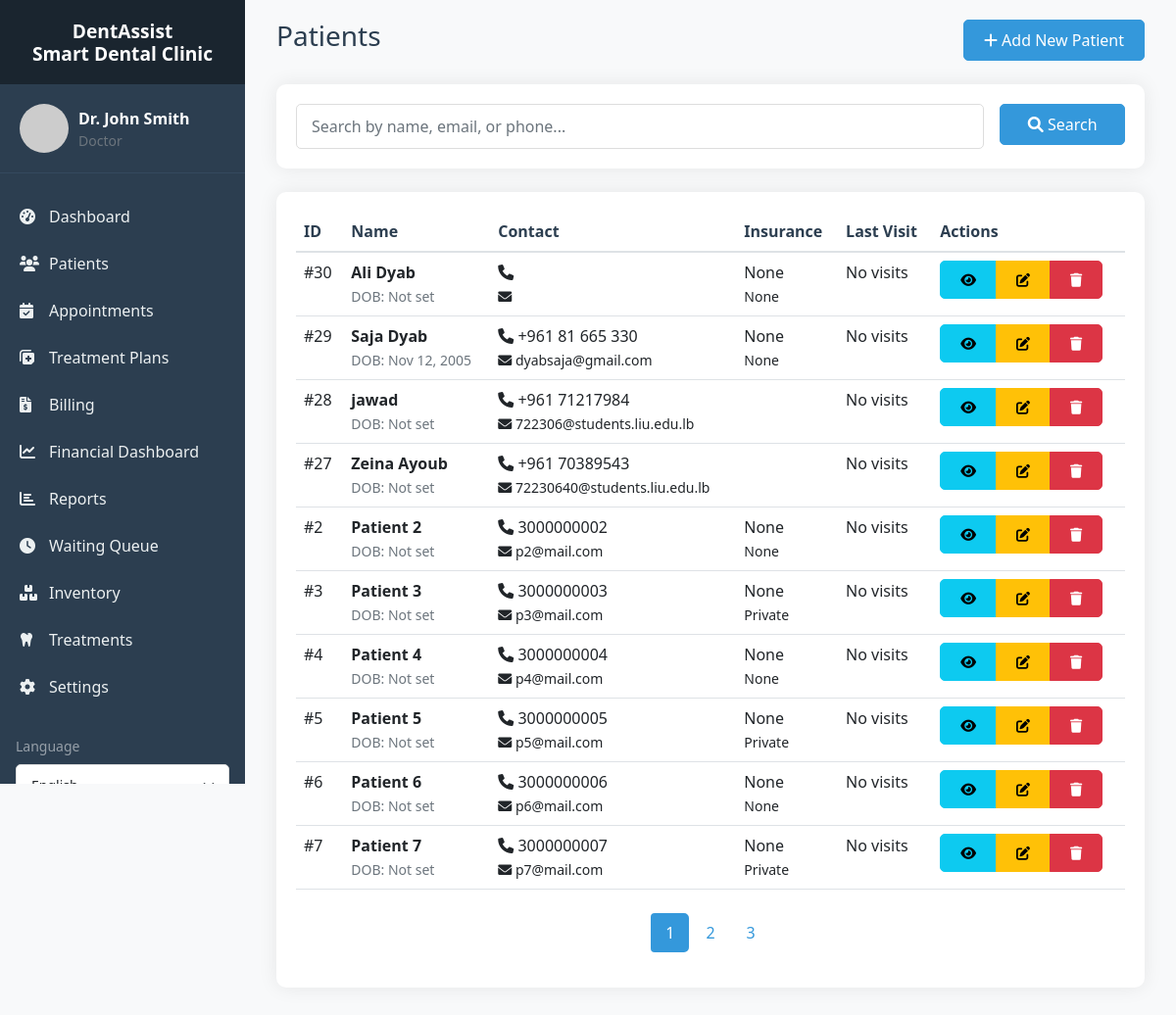
Page /patients/index.php (signed in) on the committed database.
### tables this page shows
CREATE TABLE `patients` (
  `id` int(11) NOT NULL,
  `user_id` int(11) DEFAULT NULL,
  `full_name` varchar(100) NOT NULL,
  `date_of_birth` date DEFAULT NULL,
  `gender` enum('male','female','other') DEFAULT NULL,
  `phone` varchar(20) DEFAULT NULL,
  `email` varchar(100) DEFAULT NULL,
  `emergency_contact_name` varchar(100) DEFAULT NULL,
  `emergency_contact_phone` varchar(20) DEFAULT NULL,
  `emergency_contact_relation` varchar(50) DEFAULT NULL,
  `insurance_provider` varchar(100) DEFAULT NULL,
  `insurance_id` varchar(50) DEFAULT NULL,
  `insurance_type` enum('Private','Social Security','Medicaid','None') DEFAULT 'None',
  `insurance_coverage` int(11) DEFAULT 0,
  `medical_history` text DEFAULT NULL,
  `allergies` text DEFAULT NULL,
  `current_medications` text DEFAULT NULL,
  `past_surgeries` text DEFAULT NULL,
  `chronic_conditions` text DEFAULT NULL,
  `dental_history` text DEFAULT NULL,
  `previous_dentist` varchar(100) DEFAULT NULL,
  `last_visit_date` date DEFAULT NULL,
  `address_line1` varchar(255) DEFAULT NULL,
  `address_line2` varchar(255) DEFAULT NULL,
  `address` varchar(500) DEFAULT NULL,
  `city` varchar(100) DEFAULT NULL,
  `state` varchar(50) DEFAULT NULL,
  `postal_code` varchar(20) DEFAULT NULL,
  `country` varchar(50) DEFAULT 'USA',
  `points` int(11) DEFAULT 0,
  `subscription_type` enum('none','basic','premium','family') DEFAULT 'none',
  `subscription_start_date` date DEFAULT NULL,
  `subscription_end_date` date DEFAULT NULL,
  `referral_code` varchar(20) DEFAULT NULL,
  `referred_by` int(11) DEFAULT NULL,
  `created_at` timestamp NOT NULL DEFAULT current_timestamp(),
  `updated_at` timestamp NOT NULL DEFAULT current_timestamp() ON UPDATE current_timestamp(),
  `created_by` int(11) DEFAULT NULL,
  `subscription_status` enum('none','pending','active','expired') DEFAULT 'none'
);

### includes/db.php (called while the page is built, shortened)
<?php
class Database {
    private $host = DB_HOST;
    private $user = DB_USER;
    private $pass = DB_PASS;
    private $dbname = DB_NAME;
    private $conn;
    private static $instance = null;
    private function __construct() {
        try {
            $this->conn = new mysqli($this->host, $this->user, $this->pass, $this->dbname);
            $this->conn->set_charset("utf8mb4");
        } catch (Exception $e) {
            die("Database connection error: " . $e->getMessage());
        }
    }
    public static function getInstance() {
        if (self::$instance == null) {
            self::$instance = new Database();
        }
        return self::$instance;
    }
    public function query($sql, $params = [], $types = "") {
        $stmt = $this->conn->prepare($sql);
        if (!empty($params)) {
            if (empty($types)) {
                $types = $this->determineTypes($params);
            }
            $stmt->bind_param($types, ...$params);
        }
        $stmt->execute();
        return $stmt;
    }
    private function determineTypes($params) {
        $types = '';
        foreach ($params as $param) {
            if (is_int($param)) {
                $types .= 'i';
            } elseif (is_float($param)) {
                $types .= 'd';
            } elseif (is_string($param)) {
                $types .= 's';
            } else {
                $types .= 'b';
            }
        }
        return $types;
    }
    public function fetchOne($sql, $params = [], $types = "") {
        $stmt = $this->query($sql, $params, $types);
        $result = $stmt->get_result();
        if ($result && $result->num_rows > 0) {
            return $result->fetch_assoc();
        }
        return null;
    }
    public function fetchAll($sql, $params = [], $types = "") {
        $stmt = $this->query($sql, $params, $types);
        $result = $stmt->get_result();
        if ($result) {
            return $result->fetch_all(MYSQLI_ASSOC);
        }
        return [];
    }
}
?>

### includes/functions.php (called while the page is built, shortened)
<?php
require_once 'db.php';
function normalizePatientOptionalDate($value): ?string
{
    if ($value === null) {
        return null;
    }
    $v = trim((string) $value);
    if ($v === '' || $v === '0000-00-00' || $v === '0000-00-00 00:00:00' || preg_match('/^0000-\d{2}-\d{2}/', $v)) {
        return null;
    }
    return $v;
}
function patientHasLastVisitDate($value): bool
{
    return normalizePatientOptionalDate($value) !== null;
}
function formatDate($date, $format = 'M d, Y')
{
    if (empty($date) || is_null($date)) {
        return 'Not set';
    }
    $s = trim((string) $date);
    if ($s === '' || $s === '0000-00-00' || $s === '0000-00-00 00:00:00' || preg_match('/^0000-\d{2}-\d{2}/', $s)) {
        return 'Not set';
    }
    try {
        $dateObj = new DateTime($date);
        $y = (int) $dateObj->format('Y');
        return $dateObj->format($format);
    } catch (Exception $e) {
        return 'Not set';
    }
}

### patients/index.php (the view, shortened to what this page needs)
<?php
require_once '../includes/db.php';
require_once '../includes/functions.php';
$db = Database::getInstance();
$search = $_GET['search'] ?? '';
$page = $_GET['page'] ?? 1;
$limit = 10;
$offset = ($page - 1) * $limit;
$where = '';
$params = [];
$types = '';
$totalQuery = "SELECT COUNT(*) as count FROM patients $where";
$totalResult = $db->fetchOne($totalQuery, $params, $types);
$total = $totalResult['count'];
$totalPages = ceil($total / $limit);
$query = "SELECT * FROM patients $where ORDER BY created_at DESC LIMIT ? OFFSET ?";
$allParams = array_merge($params, [$limit, $offset]);
$allTypes = $types . "ii";
$patients = $db->fetchAll($query, $allParams, $allTypes);
include '../layouts/header.php';
?>
<div class="container-fluid">
    <div class="d-flex justify-content-between align-items-center mb-4">
        <h1 class="h3">Patients</h1>
        <a href="add.php" class="btn btn-primary">
            <i class="fas fa-plus"></i> Add New Patient
        </a>
    </div>
    <div class="card mb-4">
        <div class="card-body">
            <form method="GET" class="row g-3">
                <div class="col-md-10">
                    <input type="text"
                           class="form-control"
                           name="search"
                           placeholder="Search by name, email, or phone..."
                           value="<?php echo htmlspecialchars($search); ?>">
                </div>
                <div class="col-md-2">
                    <button type="submit" class="btn btn-primary w-100">
                        <i class="fas fa-search"></i> Search
                    </button>
                </div>
            </form>
        </div>
    </div>
    <div class="card">
        <div class="card-body">
            <div class="table-responsive">
                <table class="table table-hover">
                    <thead>
                        <tr>
                            <th>ID</th>
                            <th>Name</th>
                            <th>Contact</th>
                            <th>Insurance</th>
                            <th>Last Visit</th>
                            <th>Actions</th>
                        </tr>
                    </thead>
                    <tbody>
                        <?php if (empty($patients)): ?>
                            <tr>
                                <td colspan="6" class="text-center">No patients found</td>
                            </tr>
                        <?php else: ?>
                            <?php foreach ($patients as $patient): ?>
                                <tr>
                                    <td>#<?php echo $patient['id']; ?></td>
                                    <td>
                                        <strong><?php echo htmlspecialchars($patient['full_name']); ?></strong><br>
                                        <small class="text-muted">
                                            DOB: <?php echo formatDate($patient['date_of_birth'], 'M d, Y'); ?>
                                        </small>
                                    </td>
                                    <td>
                                        <i class="fas fa-phone"></i> <?php echo $patient['phone']; ?><br>
                                        <small><i class="fas fa-envelope"></i> <?php echo $patient['email']; ?></small>
                                    </td>
                                    <td>
                                        <?php echo $patient['insurance_provider'] ?? 'None'; ?><br>
                                        <small><?php echo $patient['insurance_type'] ?? '-'; ?></small>
                                    </td>
                                    <td>
                                        <?php echo patientHasLastVisitDate($patient['last_visit_date'] ?? null)
                                            ? htmlspecialchars(formatDate(normalizePatientOptionalDate($patient['last_visit_date'] ?? null)))
                                            : 'No visits'; ?>
                                    </td>
                                    <td>
                                        <div class="btn-group" role="group">
                                            <a href="view.php?id=<?php echo $patient['id']; ?>"
                                               class="btn btn-sm btn-info" title="View">
                                                <i class="fas fa-eye"></i>
                                            </a>
                                            <a href="edit.php?id=<?php echo $patient['id']; ?>"
                                               class="btn btn-sm btn-warning" title="Edit">
                                                <i class="fas fa-edit"></i>
                                            </a>
                                            <button type="button"
                                                    class="btn btn-sm btn-danger"
                                                    onclick="deletePatient(<?php echo $patient['id']; ?>)"
                                                    title="Delete">
                                                <i class="fas fa-trash"></i>
                                            </button>
                                        </div>
                                    </td>
                                </tr>
                            <?php endforeach; ?>
                        <?php endif; ?>
                    </tbody>
                </table>
            </div>
            <?php if ($totalPages > 1): ?>
                <nav class="mt-4">
                    <ul class="pagination justify-content-center">
                        <?php for ($i = 1; $i <= $totalPages; $i++): ?>
                            <li class="page-item <?php echo $page == $i ? 'active' : ''; ?>">
                                <a class="page-link" href="?page=<?php echo $i; ?>&search=<?php echo urlencode($search); ?>">
                                    <?php echo $i; ?>
                                </a>
                            </li>
                        <?php endfor; ?>
                    </ul>
                </nav>
            <?php endif; ?>
        </div>
    </div>
</div>
<?php include '../layouts/footer.php'; ?>

### assets/css/style.css (style rules this page uses)
:root { --primary-color: #3498db; --secondary-color: #2c3e50; --success-color: #28a745; --danger-color: #dc3545; --warning-color: #ffc107; --info-color: #17a2b8; --light-color: #f8f9fa; --dark-color: #343a40; }
body { font-family: 'Segoe UI', Tahoma, Geneva, Verdana, sans-serif; background-color: #f8f9fa; margin: 0; padding: 0; }
h1, h2, h3, h4, h5, h6 { color: var(--secondary-color); font-weight: 600; }
.card { border: none; border-radius: 10px; box-shadow: 0 0 20px rgba(0,0,0,0.08); margin-bottom: 20px; }
.card-body { padding: 20px; }
.table { margin-bottom: 0; }
.table thead th { border-top: none; border-bottom: 2px solid #dee2e6; font-weight: 600; color: var(--secondary-color); }
.btn { border-radius: 5px; padding: 8px 20px; font-weight: 500; transition: all 0.3s; }
.btn-primary { background-color: var(--primary-color); border-color: var(--primary-color); }
.btn-warning { background-color: var(--warning-color); border-color: var(--warning-color); }
.btn-danger { background-color: var(--danger-color); border-color: var(--danger-color); }
.form-control, .form-select { border-radius: 5px; border: 1px solid #ddd; padding: 10px 15px; transition: all 0.3s; }
.pagination { margin-top: 20px; }
.page-link { color: var(--primary-color); border: none; padding: 8px 15px; margin: 0 3px; border-radius: 5px; }
.page-item.active .page-link { background-color: var(--primary-color); border-color: var(--primary-color); }

### rows in the picture
patients: id "30", full_name "Ali Dyab", date_of_birth "Not set", insurance_provider "None", insurance_type "None", shows "No visits"
patients: id "29", full_name "Saja Dyab", date_of_birth "Nov 12, 2005", phone "+961 81 665 330", email "dyabsaja@gmail.com", insurance_provider "None", insurance_type "None", shows "No visits"
patients: id "28", full_name "jawad", date_of_birth "Not set", phone "+961 71217984", email "722306@students.liu.edu.lb", last_visit_date "No visits"
patients: id "27", full_name "Zeina Ayoub", date_of_birth "Not set", phone "+961 70389543", email "72230640@students.liu.edu.lb", last_visit_date "No visits"
patients: id "2", full_name "Patient 2", date_of_birth "Not set", phone "3000000002", email "p2@mail.com", insurance_provider "None", insurance_type "None", shows "No visits"
patients: id "3", full_name "Patient 3", date_of_birth "Not set", phone "3000000003", email "p3@mail.com", insurance_provider "None", insurance_type "Private", shows "No visits"
patients: id "4", full_name "Patient 4", date_of_birth "Not set", phone "3000000004", email "p4@mail.com", insurance_provider "None", insurance_type "None", shows "No visits"
patients: id "5", full_name "Patient 5", date_of_birth "Not set", phone "3000000005", email "p5@mail.com", insurance_provider "None", insurance_type "Private", shows "No visits"
patients: id "6", full_name "Patient 6", date_of_birth "Not set", phone "3000000006", email "p6@mail.com", insurance_provider "None", insurance_type "None", shows "No visits"
patients: id "7", full_name "Patient 7", date_of_birth "Not set", phone "3000000007", email "p7@mail.com", insurance_provider "None", insurance_type "Private", shows "No visits"

### other values in the picture
SITE_NAME "DentAssist Smart Dental Clinic"
$_SESSION['full_name'] "Dr. John Smith"
$role "Doctor"
__('dashboard', 'Dashboard') "Dashboard"
__('patients', 'Patients') "Patients"
__('appointments', 'Appointments') "Appointments"
__('treatment_plans', 'Treatment Plans') "Treatment Plans"
__('billing', 'Billing') "Billing"
__('financial_dashboard', 'Financial Dashboard') "Financial Dashboard"
__('reports', 'Reports') "Reports"
__('queue', 'Waiting Queue') "Waiting Queue"
__('inventory', 'Inventory') "Inventory"
__('treatments', 'Treatments') "Treatments"
__('settings', 'Settings') "Settings"
__('language', 'Language') "Language"
